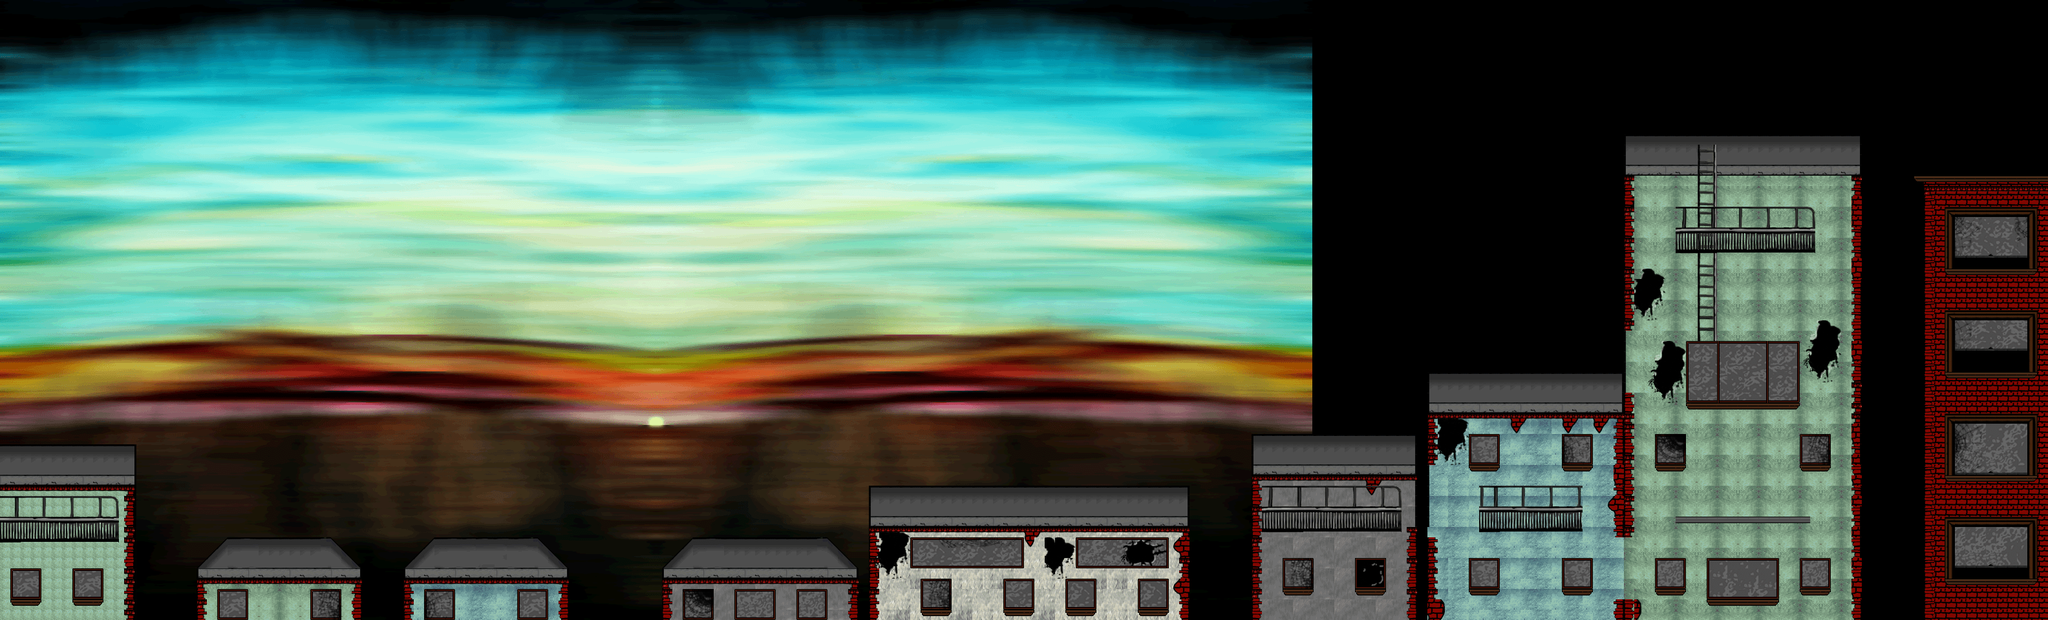

This is a level from a 2D game, rendered from its Tiled map with the project's own tilesets. A one-line summary and the map file follow, with tile-layer data summarised:
An orthogonal 198x60 tile map with 16x16 px tiles, 10 tile layers (background_street, background_layer, background_detail_bottom, background_detail_middle, ...), 1 hidden layer not drawn, 4 tilesets, 1 image layer and 106 objects (30x cloud_AmbientSpawner, 24x EnemyEntity_zombie, 15x Collectible_01_Entity, 11x ghost_Spawner, 9x EnemyEntity_ghost_angry, ...).

<map version="1.0" orientation="orthogonal" width="198" height="60" tilewidth="16" tileheight="16">
 <properties>
  <property name="background_color" value="#000000" />
 </properties>
 <tileset firstgid="1" name="city_world_day" tilewidth="16" tileheight="16">
  <image source="../../tilesets/city_world_tileset.png" width="960" height="480" />
  <tile id="712">
   <properties>
    <property name="type" value="ladder" />
   </properties>
  </tile>
 </tileset>
 <tileset firstgid="1801" name="metatiles" tilewidth="16" tileheight="16">
  <image source="../../tilesets/metatiles.png" width="128" height="16" />
  <tile id="0">
   <properties>
    <property name="type" value="solid" />
   </properties>
  </tile>
  <tile id="1">
   <properties>
    <property name="type" value="platform" />
   </properties>
  </tile>
  <tile id="2">
   <properties>
    <property name="type" value="lslope" />
   </properties>
  </tile>
  <tile id="3">
   <properties>
    <property name="type" value="rslope" />
   </properties>
  </tile>
  <tile id="4">
   <properties>
    <property name="type" value="ladder" />
   </properties>
  </tile>
  <tile id="5">
   <properties>
    <property name="action" value="jump" />
    <property name="type" value="platform" />
   </properties>
  </tile>
  <tile id="6">
   <properties>
    <property name="action" value="turnaround_right" />
    <property name="type" value="platform" />
   </properties>
  </tile>
  <tile id="7">
   <properties>
    <property name="action" value="turnaround_left" />
    <property name="type" value="platform" />
   </properties>
  </tile>
 </tileset>
 <tileset firstgid="1809" name="forest_world" tilewidth="16" tileheight="16">
  <image source="../../tilesets/forest_world_tileset.png" width="960" height="480" />
 </tileset>
 <tileset firstgid="3609" name="city_objects" tilewidth="16" tileheight="16">
  <image source="../../tilesets/city_objects.png" width="960" height="480" />
 </tileset>
 <imagelayer name="Background" width="198" height="60">
  <image source="../../backgrounds/sunset.png" />
  <properties>
   <property name="anchorPoint" value="json:{&quot;x&quot;:0.0,&quot;y&quot;:0.0}" />
   <property name="preRender" value="true" />
  </properties>
 </imagelayer>
 <objectgroup name="DeathTrigger" width="198" height="60">
  <object name="killEntity" x="16" y="911" width="979" height="67" />
  <object name="killEntity" x="829" y="925" width="979" height="67" />
  <object name="killEntity" x="1226" y="916" width="979" height="67" />
  <object name="killEntity" x="2214" y="943" width="979" height="67" />
  <object name="killEntity" x="2792" y="939" width="979" height="67" />
 </objectgroup>
 <layer name="background_street" width="198" height="60">
  <properties>
   <property name="preRender" value="true" />
  </properties>
  <data>[11880 cells, 689 non-empty, 8 distinct tile ids]</data>
 </layer>
 <layer name="background_layer" width="198" height="60">
  <properties>
   <property name="preRender" value="true" />
  </properties>
  <data>[11880 cells, 674 non-empty, 76 distinct tile ids]</data>
 </layer>
 <layer name="background_detail_bottom" width="198" height="60">
  <properties>
   <property name="preRender" value="true" />
  </properties>
  <data>[11880 cells, 2194 non-empty, 77 distinct tile ids]</data>
 </layer>
 <layer name="background_detail_middle" width="198" height="60">
  <properties>
   <property name="preRender" value="true" />
  </properties>
  <data>[11880 cells, 995 non-empty, 143 distinct tile ids]</data>
 </layer>
 <layer name="background_detail_top" width="198" height="60">
  <properties>
   <property name="preRender" value="true" />
  </properties>
  <data>[11880 cells, 624 non-empty, 100 distinct tile ids]</data>
 </layer>
 <layer name="background_texture" width="198" height="60">
  <properties>
   <property name="preRender" value="true" />
  </properties>
  <data>[11880 cells, 105 non-empty, 37 distinct tile ids]</data>
 </layer>
 <objectgroup name="Hidden_Listings" width="198" height="60">
  <object name="Collectible_01_Entity" x="2041" y="776" width="25" height="23" />
  <object name="Collectible_02_Entity" x="1966" y="773" width="25" height="23" />
  <object name="Collectible_01_Entity" x="2766" y="349" width="25" height="23" />
  <object name="Collectible_01_Entity" x="2737" y="349" width="25" height="23" />
  <object name="Collectible_01_Entity" x="2708" y="349" width="25" height="23" />
  <object name="Collectible_01_Entity" x="2004" y="775" width="25" height="23" />
  <object name="Collectible_01_Entity" x="2285" y="877" width="25" height="23" />
 </objectgroup>
 <objectgroup name="objects" width="198" height="60">
  <object name="mainPlayer" x="25" y="667" width="36" height="39" />
  <object name="Collectible_01_Entity" x="532" y="801" width="25" height="23" />
  <object name="Collectible_01_Entity" x="899" y="765" width="25" height="23" />
  <object name="Collectible_01_Entity" x="1371" y="718" width="25" height="23" />
  <object name="Collectible_01_Entity" x="2265" y="508" width="25" height="23" />
  <object name="Collectible_01_Entity" x="2283" y="681" width="25" height="23" />
  <object name="Collectible_01_Entity" x="2573" y="870" width="25" height="23" />
  <object name="Collectible_01_Entity" x="2076" y="775" width="25" height="23" />
  <object name="Collectible_02_Entity" x="211" y="807" width="25" height="23" />
  <object name="EnemyEntity_ghost_angry" x="2407" y="925" width="60" height="48" />
  <object name="neon_sign" x="3065" y="163" width="100" height="46" />
  <object name="level_transitionObject" x="3099" y="39" width="67" height="227">
   <properties>
    <property name="fromLevel" value="jesse_test2" />
    <property name="toLevel" value="city_level_boss_01" />
   </properties>
  </object>
  <object name="abilityPickup" x="137" y="668" width="39" height="32">
   <properties>
    <property name="type" value="abilityLightning" />
   </properties>
  </object>
 </objectgroup>
 <objectgroup name="Clouds" width="198" height="60">
  <!-- 81 objects omitted --></objectgroup>
 <objectgroup name="vampire" width="198" height="60">
  <!-- 50 objects omitted --></objectgroup>
 <objectgroup name="Range_Skele" width="198" height="60">
  <!-- 47 objects omitted --></objectgroup>
 <objectgroup name="Ghost_Spawner" width="198" height="60">
  <!-- 44 objects omitted --></objectgroup>
 <objectgroup name="ghost" width="198" height="60">
  <!-- 29 objects omitted --></objectgroup>
 <objectgroup name="zombies" width="198" height="60">
  <!-- 25 objects omitted --></objectgroup>
 <layer name="Catwalks" width="198" height="60">
  <data>[11880 cells, 163 non-empty, 66 distinct tile ids]</data>
 </layer>
 <layer name="foreground_layer_bottom" width="198" height="60">
  <properties>
   <property name="preRender" value="true" />
  </properties>
  <data>[11880 cells, 0 non-empty, 0 distinct tile ids]</data>
 </layer>
 <layer name="foreground_layer_middle" width="198" height="60">
  <properties>
   <property name="preRender" value="true" />
  </properties>
  <data>[11880 cells, 0 non-empty, 0 distinct tile ids]</data>
 </layer>
 <layer name="foreground_layer_transparency" width="198" height="60" opacity="0.24">
  <properties>
   <property name="preRender" value="true" />
  </properties>
  <data>[11880 cells, 0 non-empty, 0 distinct tile ids]</data>
 </layer>
 <layer name="_collision_" width="198" height="60" visible="0">
  <data>[11880 cells, 565 non-empty, 7 distinct tile ids]</data>
 </layer>
</map>
<!-- 81 of 106 objects omitted -->